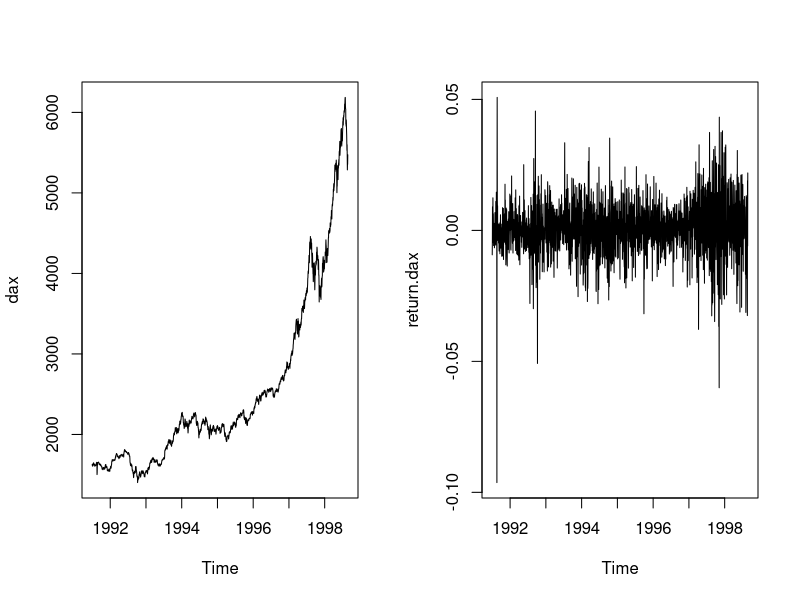
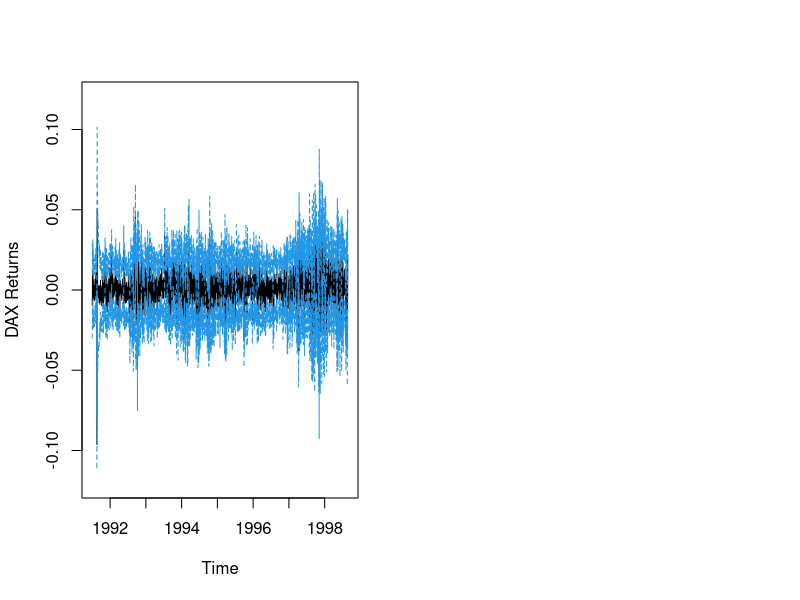

These charts were generated, in order, by the following R code:
#plotting dax data and its returns
dax<-(EuStockMarkets)[,"DAX"] 
return.dax<-diff(log(dax))
par(mfrow=c(1,2))
plot(dax)
plot(return.dax)
#summary of AR(1)-ARCH(1) of return of DAX
install.packages("fGarch")
library(fGarch)
summary(garchFit(~arma(1,0)+garch(1,0),return.dax)) 
summary(dax.g <- garchFit(~garch(1,1),return.dax))
#Forecast of GARCH(1,1) volatility of DAX return
u = dax.g@sigma.t
plot(window(return.dax), ylim=c(-.12,.12), 
     ylab="DAX Returns")
lines(window(return.dax-2*u), lty=2, col=4)
lines(window(return.dax+2*u), lty=2, col=4)
